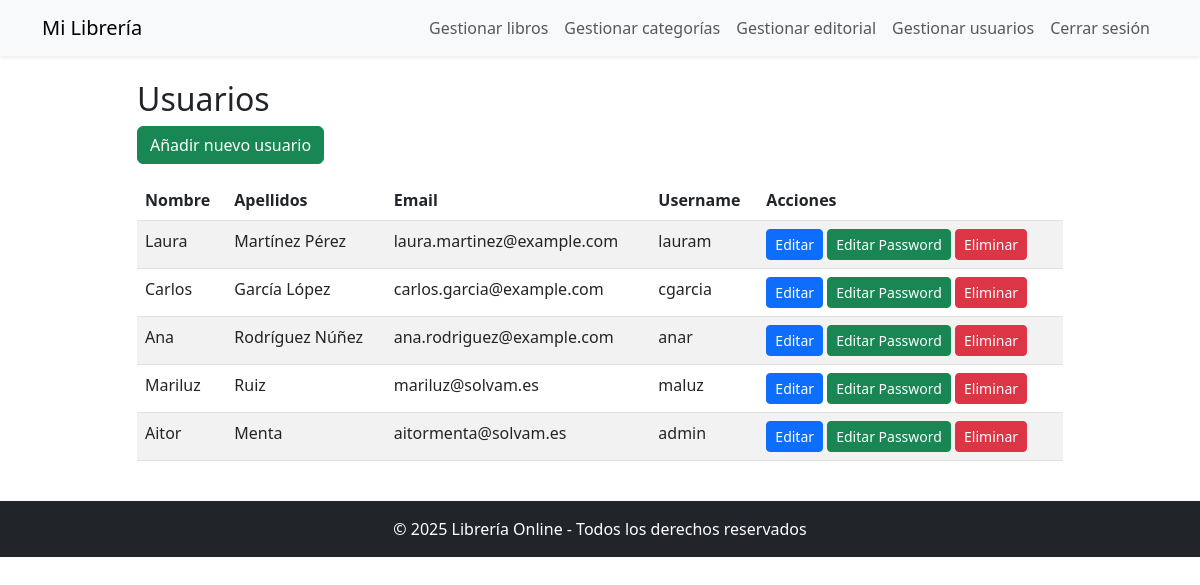
/admin/usuarios.php, run on the app's committed database.
### tables this page shows
CREATE TABLE `usuarios` (
  `id` int(11) NOT NULL,
  `nombre` varchar(50) DEFAULT NULL,
  `apellidos` varchar(100) DEFAULT NULL,
  `email` varchar(100) DEFAULT NULL,
  `username` varchar(50) DEFAULT NULL,
  `password` varchar(255) DEFAULT NULL
);

### admin/includes/crudUsuarios.php (called while the page is built, shortened)
<?php
class Usuarios
{
    public function showUsuarios()
    {
        try {
            $sqlConnection = new Connection();
            $mySQL = $sqlConnection->getConnection();
            $sql = "SELECT * FROM usuarios";
            $result = $mySQL->query($sql);
            return $result ? $result->fetch_all(MYSQLI_ASSOC) : [];
        } catch (Exception $e) {
            return [];
        }
    }
}

### admin/usuarios.php (the view, shortened to what this page needs)
<?php
require_once "./includes/crudUsuarios.php";
$usuarioObj = new Usuarios();
$listaUsuarios = $usuarioObj->showUsuarios();
?>
<!DOCTYPE html>
<html lang="es">
<head>
    <link href="https://cdn.jsdelivr.net/npm/bootstrap@5.3.0/dist/css/bootstrap.min.css" rel="stylesheet">
</head>
<body>
    <?php include("./menu.php"); ?>
    <div class="container mt-4">
        <div class="row justify-content-center">
            <main class="col-md-10">
                <h2>Usuarios</h2>
                <a href="usuarios.php?accion=crear" class="btn btn-success mb-3">Añadir nuevo usuario</a>
                <table class="table table-striped">
                    <thead>
                        <tr>
                            <th>Nombre</th>
                            <th>Apellidos</th>
                            <th>Email</th>
                            <th>Username</th>
                            <th>Acciones</th>
                        </tr>
                    </thead>
                    <tbody>
                        <?php foreach ($listaUsuarios as $user): ?>
                            <tr>
                                <td><?= $user['nombre'] ?></td>
                                <td><?= $user['apellidos'] ?></td>
                                <td><?= $user['email'] ?></td>
                                <td><?= $user['username'] ?></td>
                                <td>
                                    <a href="usuarios.php?accion=editar&id=<?= $user['id'] ?>"
                                        class="btn btn-sm btn-primary">Editar</a>
                                    <a href="usuarios.php?accion=editarPass&id=<?= $user['id'] ?>"
                                        class="btn btn-sm btn-success">Editar Password</a>
                                    <a href="usuarios.php?accion=eliminar&id=<?= $user['id'] ?>"
                                        class="btn btn-sm btn-danger"
                                        onclick="return confirm('¿Estás seguro?')">Eliminar</a>
                                </td>
                            </tr>
                        <?php endforeach ?>
                    </tbody>
                </table>
            </main>
        </div>
    </div>
    <?php include("./footer.php"); ?>

### data on the page
usuarios: nombre "Laura", apellidos "Martínez Pérez", email "laura.martinez@example.com", username "lauram"
usuarios: nombre "Carlos", apellidos "García López", email "carlos.garcia@example.com", username "cgarcia"
usuarios: nombre "Ana", apellidos "Rodríguez Núñez", email "ana.rodriguez@example.com", username "anar"
usuarios: nombre "Mariluz", apellidos "Ruiz", email "mariluz@solvam.es", username "maluz"
usuarios: nombre "Aitor", apellidos "Menta", email "aitormenta@solvam.es", username "admin"
